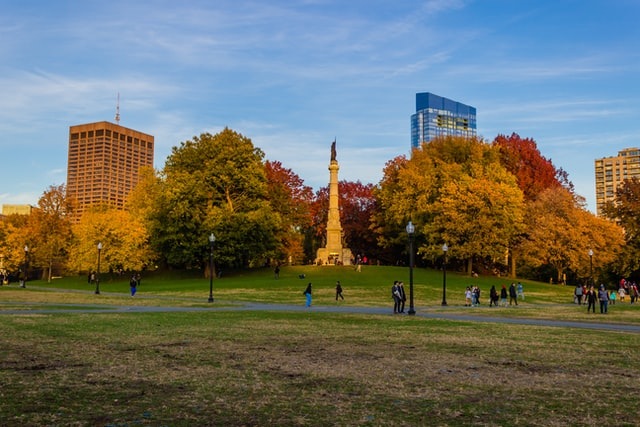
#> input picture learning/park.jpg, 640 x 427 px
$ python basic.py
#> lines starting #> are read from the running program, lines starting #| are printed output that depends on the picture; after the words box and inside, x2 and y2 are one past the last pixel; in counts of white or black regions, pixels touching at a corner belong together
import cv2 as cv

img = cv.imread('park.jpg')# BGR
#> img is the input picture: shape (427, 640, 3); mean B, G, R 98.3, 110, 108.2


# Converting to grayscale
gray = cv.cvtColor(img, cv.COLOR_BGR2GRAY)
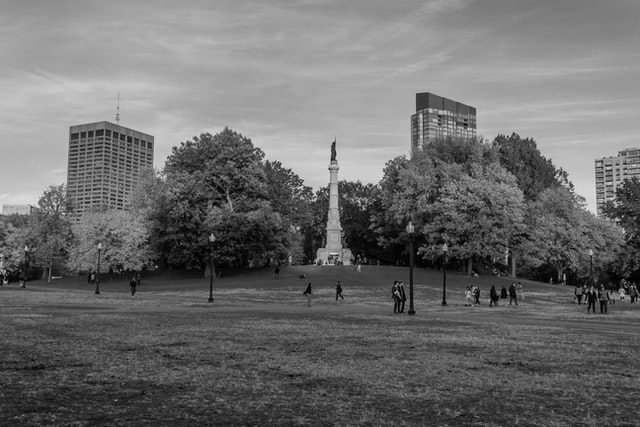
#> gray: shape (427, 640); min 0, max 239, mean 108.1
cv.imshow('Gray', gray)

# Blur
blur = cv.GaussianBlur(gray, (7,7),cv.BORDER_DEFAULT )
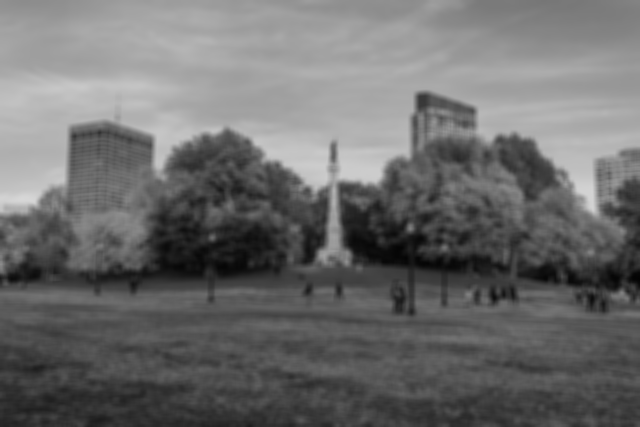
#> blur: shape (427, 640); min 3, max 215, mean 108.1
cv.imshow('Blur', blur)

# Edge Cascade
canny = cv.Canny(blur, 125, 175)
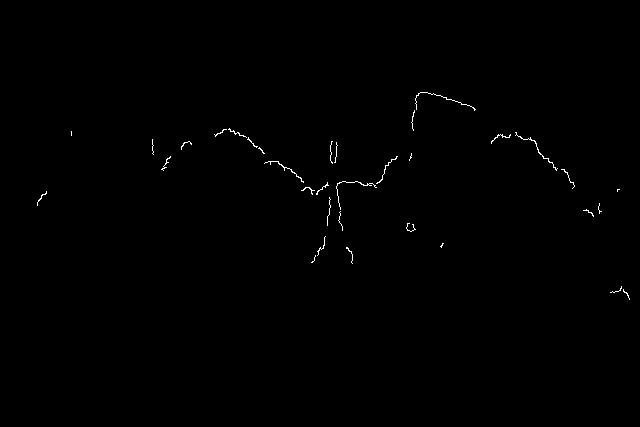
#> canny: shape (427, 640); 0.34% white in thin lines or dots, all inside (x1, y1, x2, y2) = (37, 92, 630, 300)
cv.imshow('Canny Edges', canny)

#Dilating the image
dilated= cv.dilate(canny, (7,7), iterations = 3)
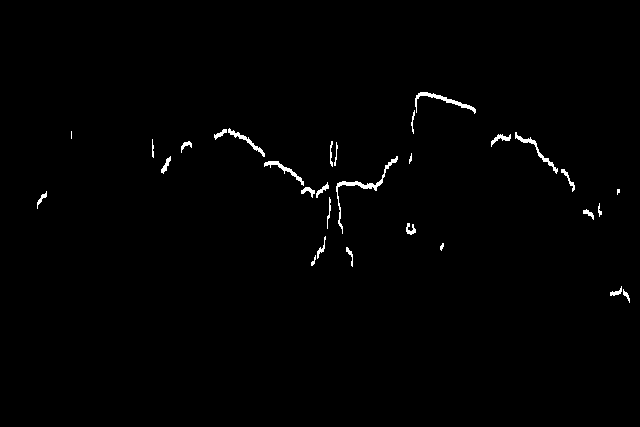
#> dilated: shape (427, 640); 0.87% white; 30 white regions (3 under 20 px), largest, box (x1, y1, x2, y2) and area: (336, 156, 398, 234) 369, (415, 92, 476, 114) 271, (515, 132, 558, 174) 209
cv.imshow('Dilated', dilated)

# Eroding
eroded = cv.erode(dilated, (7,7), iterations = 3)
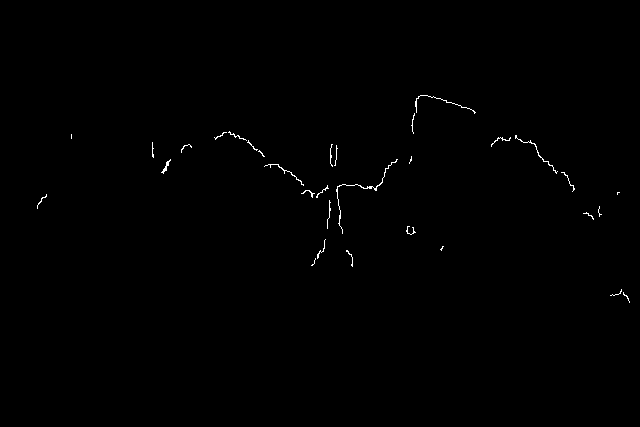
#> eroded: shape (427, 640); 0.36% white in thin lines or dots, all inside (x1, y1, x2, y2) = (37, 95, 630, 303)
cv.imshow('Eroded', eroded)

# Resize
resized = cv.resize(img, (500,500), interpolation = cv.INTER_CUBIC)
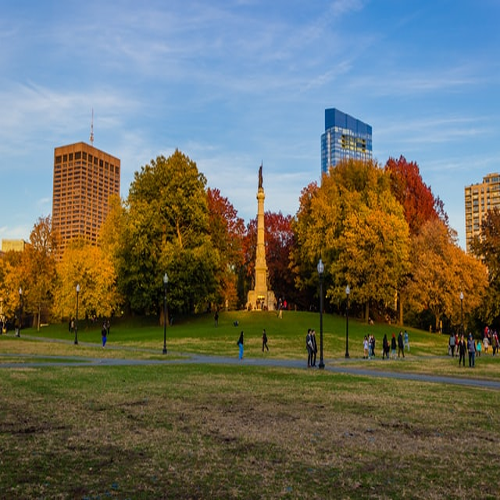
#> resized: shape (500, 500, 3); mean B, G, R 98.4, 110, 108.2
cv.imshow('Resized', resized)


cv.waitKey(0)

$ run again, with learning/cats 2.jpg copied over learning/park.jpg
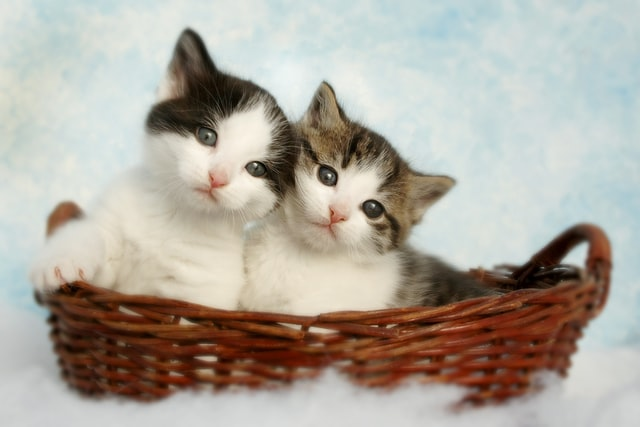
#> input picture learning/cats 2.jpg, 640 x 427 px
#> img is the input picture: shape (427, 640, 3); mean B, G, R 158.4, 168.5, 174.8
#> `canny = cv.Canny(blur, 125, 175)`:
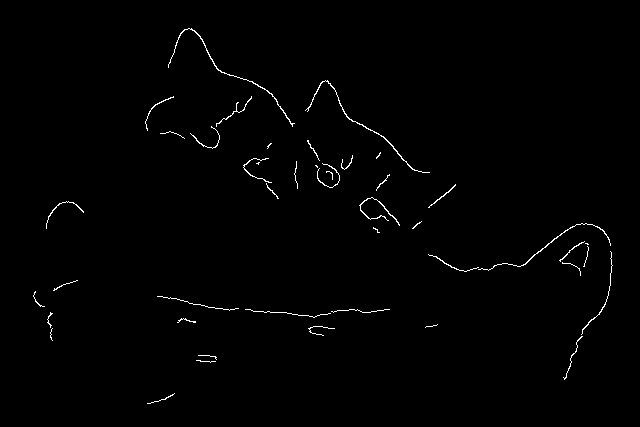
#> canny: shape (427, 640); 0.84% white in thin lines or dots, all inside (x1, y1, x2, y2) = (33, 28, 613, 404)
#> dilated: shape (427, 640); 2.4% white; 31 white regions, largest, box (x1, y1, x2, y2) and area: (428, 223, 611, 275) 799, (168, 28, 295, 130) 627, (305, 80, 430, 176) 610
#> eroded: shape (427, 640); 0.87% white in thin lines or dots, all inside (x1, y1, x2, y2) = (33, 31, 613, 407)
#> `resized = cv.resize(img, (500,500), interpolation = cv.INTER_CUBIC)`:
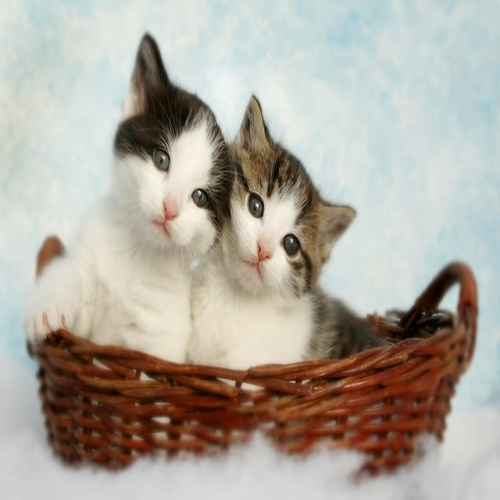
#> resized: shape (500, 500, 3); mean B, G, R 158.4, 168.5, 174.8
